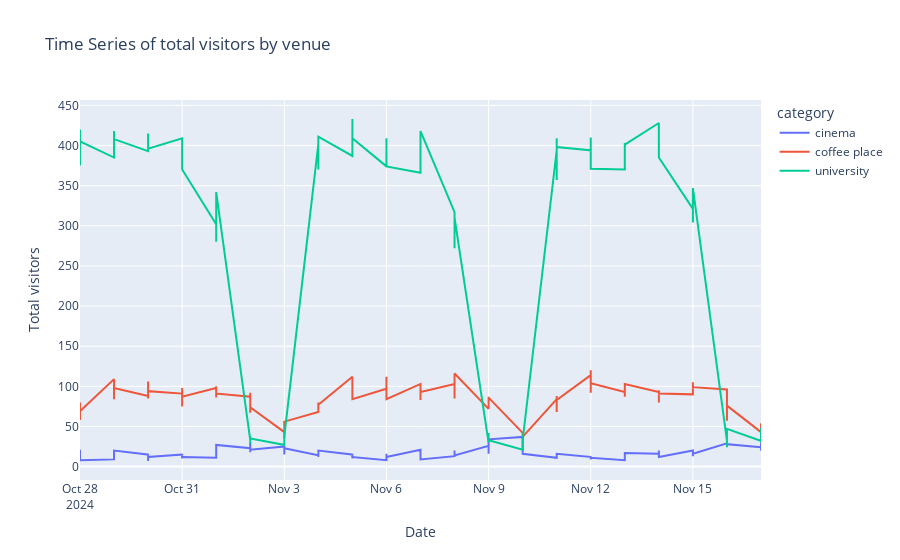

The code cell stored with this chart in its notebook:
### Markdown cell above
### line plots for each venue

### Code cell
forecasting_df = pd.read_csv('pre_processed_venue_data.csv')
VENUE_MAPPING = {"UN": "university", "CO": "coffee place", "CI": "cinema"}
forecasting_df['category'] = forecasting_df['venue_id'].apply(lambda x: VENUE_MAPPING[x[:2]])
# Plot the time series graph
fig = px.line(
    forecasting_df,
    x='date',
    y='visitor_count_total',
    color='category',
    title="Time Series of total visitors by venue",
    labels={'visitor_count_total': 'Total visitors', 'date': 'Date'}
)

fig.show()
